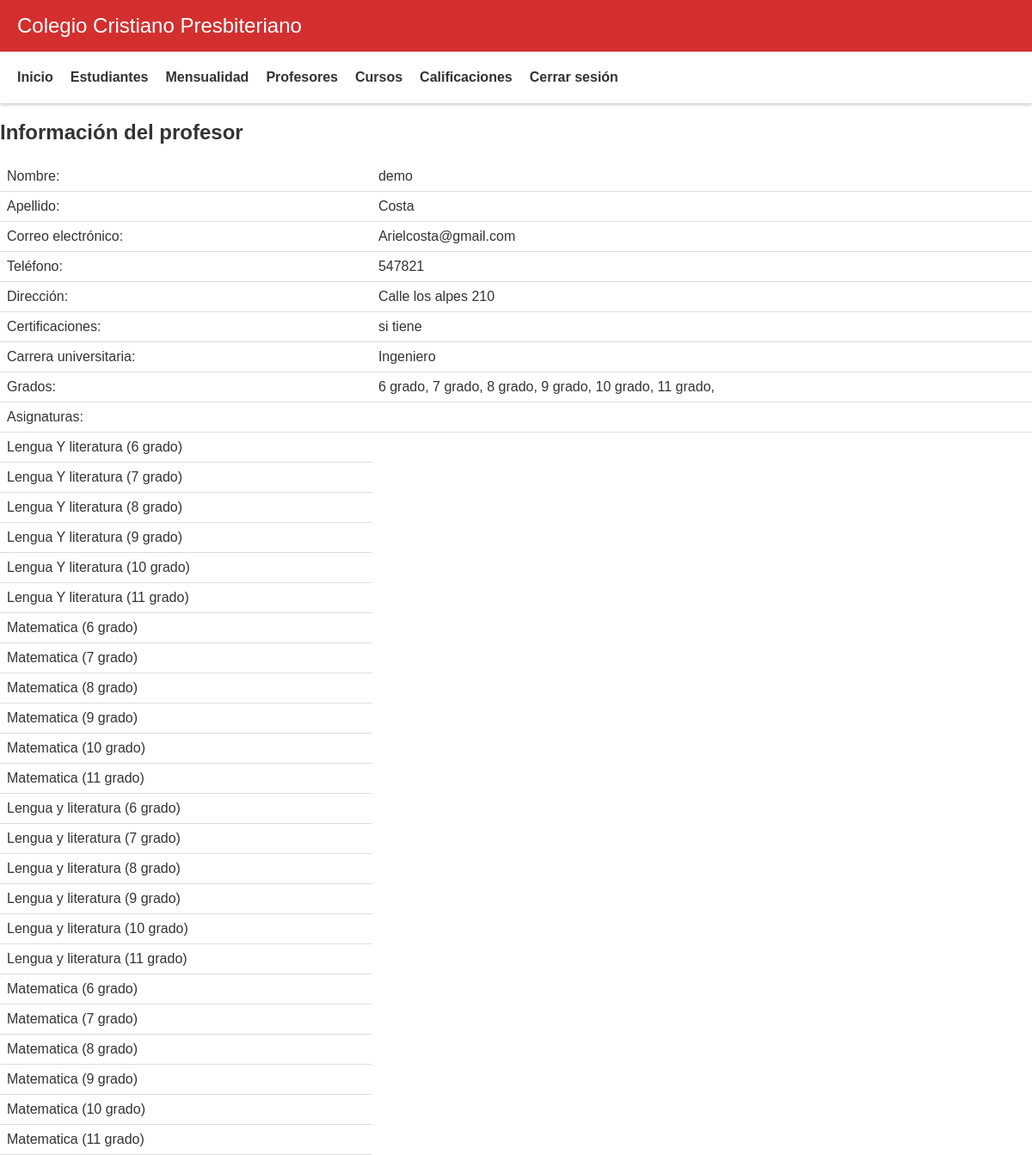
The page /code/view/admin/mostrar_profesor.php?id=10 (signed in) on the database its author committed.
### tables this page shows
CREATE TABLE `profesores` (
  `id_profesor` int(11) NOT NULL,
  `login_id` int(11) NOT NULL,
  `nombre` varchar(50) NOT NULL,
  `apellido` varchar(50) NOT NULL,
  `correo_electronico` varchar(50) NOT NULL,
  `telefono` varchar(20) NOT NULL,
  `direccion` varchar(100) NOT NULL,
  `certificaciones` varchar(100) DEFAULT NULL,
  `carrera_universitaria` varchar(100) DEFAULT NULL
);

CREATE TABLE `grados` (
  `id_grado` int(11) NOT NULL,
  `nombre_grado` varchar(50) NOT NULL
);

### code/view/admin/mostrar_profesor.php (the view, shortened to what this page needs)
<?php
  include("header.php");
?>
<?php
include "../../conexion.php";
$id_profesor = $_GET['id'];
$consulta = "SELECT p.*, GROUP_CONCAT(pg.id_grado SEPARATOR ', ') AS id_grados, GROUP_CONCAT(pa.id_asignatura SEPARATOR ', ') AS id_asignaturas
             FROM profesores p
             LEFT JOIN profesores_grados pg ON p.id_profesor = pg.id_profesor
             LEFT JOIN profesores_asignaturas pa ON p.id_profesor = pa.id_profesor
             WHERE p.id_profesor = $id_profesor";
$resultado = mysqli_query($conexion, $consulta);
if (mysqli_num_rows($resultado) == 0) {
  echo "<p>No se encontró al profesor.</p>";
} else {
  $fila = mysqli_fetch_assoc($resultado);
?>
<h2>Información del profesor</h2>
<form>
<table>
  <tr>
    <td>Nombre:</td>
    <td><?php echo $fila['nombre']; ?></td>
  </tr>
  <tr>
    <td>Apellido:</td>
    <td><?php echo $fila['apellido']; ?></td>
  </tr>
  <tr>
    <td>Correo electrónico:</td>
    <td><?php echo $fila['correo_electronico']; ?></td>
  </tr>
  <tr>
    <td>Teléfono:</td>
    <td><?php echo $fila['telefono']; ?></td>
  </tr>
  <tr>
    <td>Dirección:</td>
    <td><?php echo $fila['direccion']; ?></td>
  </tr>
  <tr>
    <td>Certificaciones:</td>
    <td><?php echo $fila['certificaciones']; ?></td>
  </tr>
  <tr>
    <td>Carrera universitaria:</td>
    <td><?php echo $fila['carrera_universitaria']; ?></td>
  </tr>
  <tr>
    <td>Grados:</td>
    <td>
      <?php
        $consulta_grados = "SELECT nombre_grado FROM grados WHERE id_grado IN (" . $fila['id_grados'] . ")";
        $resultado_grados = mysqli_query($conexion, $consulta_grados);
        while ($fila_grado = mysqli_fetch_assoc($resultado_grados)) {
          echo $fila_grado['nombre_grado'] . ", ";
        }
      ?>
    </td>
  </tr>
  <tr>
    <td>Asignaturas:</td>
    <td>
     <?php
    $consulta_asignaturas = "SELECT a.nombre_asignatura, g.nombre_grado
                             FROM asignaturas a
                             INNER JOIN profesores_asignaturas pa ON a.id_asignatura = pa.id_asignatura
                             INNER JOIN profesores_grados pg ON pg.id_profesor = pa.id_profesor
                             INNER JOIN grados g ON g.id_grado = pg.id_grado
                             WHERE pa.id_profesor = $id_profesor";
    $resultado_asignaturas = mysqli_query($conexion, $consulta_asignaturas);
    while ($fila_asignatura = mysqli_fetch_assoc($resultado_asignaturas)) {
      echo '<tr><td>' . $fila_asignatura['nombre_asignatura'] . ' (' . $fila_asignatura['nombre_grado'] . ')</td></tr>';
    }
  ?>
    </td>
  </tr>
</table>
</form>
<?php } ?>

### code/view/admin/style.css (style rules this page uses)
body { margin: 0; padding: 0; font-family: sans-serif; background-color: #fff; color: #333; }

### code/view/admin/mostrar_profesor.php (style rules this page uses)
table { border-collapse: collapse; width: 100%; }
th, td { padding: 8px; text-align: left; border-bottom: 1px solid #ddd; }

### rows shown on the page
profesores: nombre "demo", apellido "Costa", correo_electronico "Arielcosta@gmail.com", telefono "547821", direccion "Calle los alpes 210", certificaciones "si tiene", carrera_universitaria "Ingeniero"
grados: nombre_grado "6 grado"
grados: nombre_grado "7 grado"
grados: nombre_grado "8 grado"
grados: nombre_grado "9 grado"
grados: nombre_grado "10 grado"
grados: nombre_grado "11 grado"

### other values the page prints
$fila_asignatura['nombre_asignatura'] "Lengua Y literatura"
$fila_asignatura['nombre_grado'] "6 grado"
$fila_asignatura['nombre_grado'] "7 grado"
$fila_asignatura['nombre_grado'] "8 grado"
$fila_asignatura['nombre_grado'] "9 grado"
$fila_asignatura['nombre_grado'] "10 grado"
$fila_asignatura['nombre_grado'] "11 grado"
$fila_asignatura['nombre_asignatura'] "Matematica"
$fila_asignatura['nombre_asignatura'] "Lengua y literatura"
